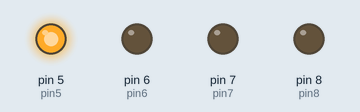
Recording of a sketch running on a simulated Arduino Uno, built with avr-gcc and run on an emulated ATmega328P. Shown: output pins drawn as LEDs (lit = HIGH).

Above: at 0.1 s.
At 0.9 s:
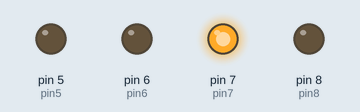
At 1.3 s:
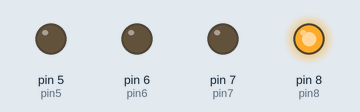
At 2.1 s:
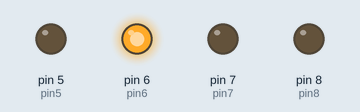
At 3.5 s:
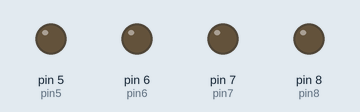
Timing chart, 0 to 3.8 s (numbered marks = the images above):
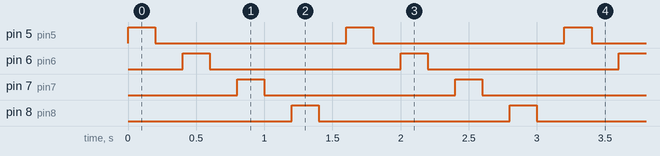

Measured:
- by itself, pin 5 (pin5), pin 6 (pin6), pin 7 (pin7), pin 8 (pin8): alternates HIGH for 0.20 s and LOW for 1.4 s
- by itself, everything shown: repeats every 1.6 s, in 8 steps

The sketch:

sketch_apr06b.ino
```cpp
/* Knight Rider 1
 * --------------
 *
 * Basically an extension of Blink_LED.
 *
 *
 * (cleft) 2005 K3, Malmo University
 * @author: David Cuartielles
 * @hardware: David Cuartielles, Aaron Hallborg
 */

int pin5 = 5;
int pin6 = 6;
int pin7 = 7;
int pin8 = 8;
int timer = 200;

void setup(){
  pinMode(pin5, OUTPUT);
  pinMode(pin6, OUTPUT);
  pinMode(pin7, OUTPUT);
  pinMode(pin8, OUTPUT);
}

void loop() {
   digitalWrite(pin5, HIGH);
   delay(timer);
   digitalWrite(pin5, LOW);
   delay(timer);

   digitalWrite(pin6, HIGH);
   delay(timer);
   digitalWrite(pin6, LOW);
   delay(timer);

   digitalWrite(pin7, HIGH);
   delay(timer);
   digitalWrite(pin7, LOW);
   delay(timer);

   digitalWrite(pin8, HIGH);
   delay(timer);
   digitalWrite(pin8, LOW);
   delay(timer);
}
```
